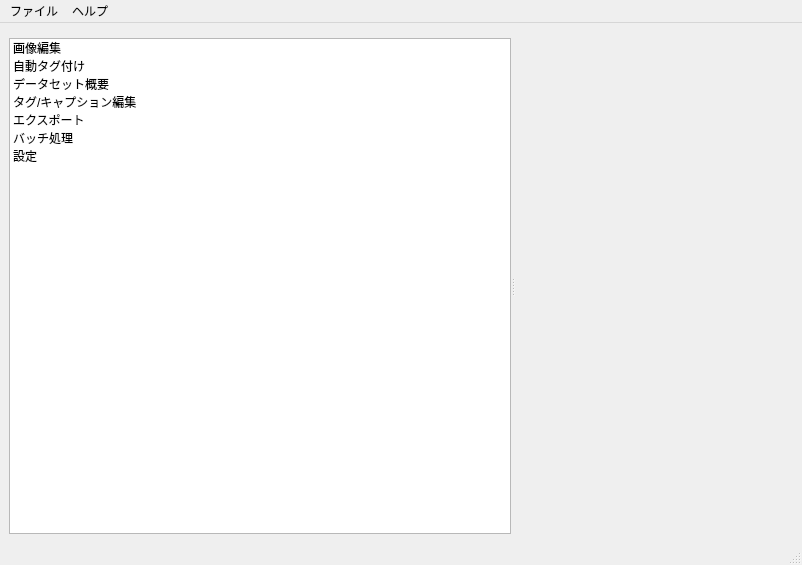
<?xml version="1.0" encoding="UTF-8"?>
<ui version="4.0">
 <class>mainWindow</class>
 <widget class="QMainWindow" name="mainWindow">
  <property name="geometry">
   <rect>
    <x>0</x>
    <y>0</y>
    <width>802</width>
    <height>565</height>
   </rect>
  </property>
  <property name="windowTitle">
   <string>画像処理アプリケーション</string>
  </property>
  <widget class="QWidget" name="centralWidget">
   <layout class="QVBoxLayout" name="verticalLayout">
    <item>
     <widget class="DirectoryPickerWidget" name="datasetSelector" native="true"/>
    </item>
    <item>
     <widget class="QSplitter" name="mainWindowSplitter">
      <property name="sizePolicy">
       <sizepolicy hsizetype="Expanding" vsizetype="Expanding">
        <horstretch>2</horstretch>
        <verstretch>0</verstretch>
       </sizepolicy>
      </property>
      <property name="orientation">
       <enum>Qt::Orientation::Horizontal</enum>
      </property>
      <widget class="QListWidget" name="sidebarList">
       <property name="maximumSize">
        <size>
         <width>512</width>
         <height>16777215</height>
        </size>
       </property>
       <item>
        <property name="text">
         <string>画像編集</string>
        </property>
       </item>
       <item>
        <property name="text">
         <string>自動タグ付け</string>
        </property>
       </item>
       <item>
        <property name="text">
         <string>データセット概要</string>
        </property>
       </item>
       <item>
        <property name="text">
         <string>タグ/キャプション編集</string>
        </property>
       </item>
       <item>
        <property name="text">
         <string>エクスポート</string>
        </property>
       </item>
       <item>
        <property name="text">
         <string>バッチ処理</string>
        </property>
       </item>
       <item>
        <property name="text">
         <string>設定</string>
        </property>
       </item>
      </widget>
      <widget class="QStackedWidget" name="contentStackedWidget">
       <property name="currentIndex">
        <number>0</number>
       </property>
       <widget class="ImageEditWidget" name="pageImageEdit"/>
       <widget class="ImageTaggerWidget" name="pageImageTagger"/>
       <widget class="DatasetOverviewWidget" name="pageDatasetOverview"/>
       <widget class="QWidget" name="pageTagCaptionEdit">
        <layout class="QVBoxLayout" name="verticalLayoutTagCaptionEdit">
         <item>
          <widget class="QLabel" name="labelTagCaptionEditTitle">
           <property name="text">
            <string>タグ/キャプション編集</string>
           </property>
          </widget>
         </item>
        </layout>
       </widget>
       <widget class="DatasetExportWidget" name="pageExport"/>
       <widget class="QWidget" name="pageBatch">
        <layout class="QVBoxLayout" name="verticalLayout_2">
         <item>
          <widget class="QLabel" name="labelBatch">
           <property name="text">
            <string>バッチ処理</string>
           </property>
          </widget>
         </item>
        </layout>
       </widget>
       <widget class="SettingsWidget" name="pageSettings"/>
      </widget>
     </widget>
    </item>
   </layout>
  </widget>
  <widget class="QMenuBar" name="menuBar">
   <property name="geometry">
    <rect>
     <x>0</x>
     <y>0</y>
     <width>802</width>
     <height>33</height>
    </rect>
   </property>
   <widget class="QMenu" name="menuFile">
    <property name="title">
     <string>ファイル</string>
    </property>
    <addaction name="actionOpen"/>
    <addaction name="actionSave"/>
    <addaction name="actionExit"/>
   </widget>
   <widget class="QMenu" name="menuHelp">
    <property name="title">
     <string>ヘルプ</string>
    </property>
    <addaction name="actionAbout"/>
   </widget>
   <addaction name="menuFile"/>
   <addaction name="menuHelp"/>
  </widget>
  <widget class="QStatusBar" name="statusBar"/>
  <action name="actionOpen">
   <property name="text">
    <string>開く</string>
   </property>
  </action>
  <action name="actionSave">
   <property name="text">
    <string>保存</string>
   </property>
  </action>
  <action name="actionExit">
   <property name="text">
    <string>終了</string>
   </property>
  </action>
  <action name="actionAbout">
   <property name="text">
    <string>このアプリについて</string>
   </property>
  </action>
 </widget>
 <customwidgets>
  <customwidget>
   <class>DirectoryPickerWidget</class>
   <extends>QWidget</extends>
   <header location="global">DirectoryPickerWidget</header>
   <container>1</container>
  </customwidget>
  <customwidget>
   <class>DatasetOverviewWidget</class>
   <extends>QWidget</extends>
   <header location="global">DatasetOverviewWidget</header>
   <container>1</container>
  </customwidget>
  <customwidget>
   <class>ImageEditWidget</class>
   <extends>QWidget</extends>
   <header>ImageEditWidget</header>
   <container>1</container>
  </customwidget>
  <customwidget>
   <class>ImageTaggerWidget</class>
   <extends>QWidget</extends>
   <header location="global">ImageTaggerWidget</header>
   <container>1</container>
  </customwidget>
  <customwidget>
   <class>DatasetExportWidget</class>
   <extends>QWidget</extends>
   <header location="global">DatasetExportWidget</header>
   <container>1</container>
  </customwidget>
  <customwidget>
   <class>SettingsWidget</class>
   <extends>QWidget</extends>
   <header location="global">SettingsWidget</header>
   <container>1</container>
  </customwidget>
 </customwidgets>
 <resources/>
 <connections/>
</ui>
